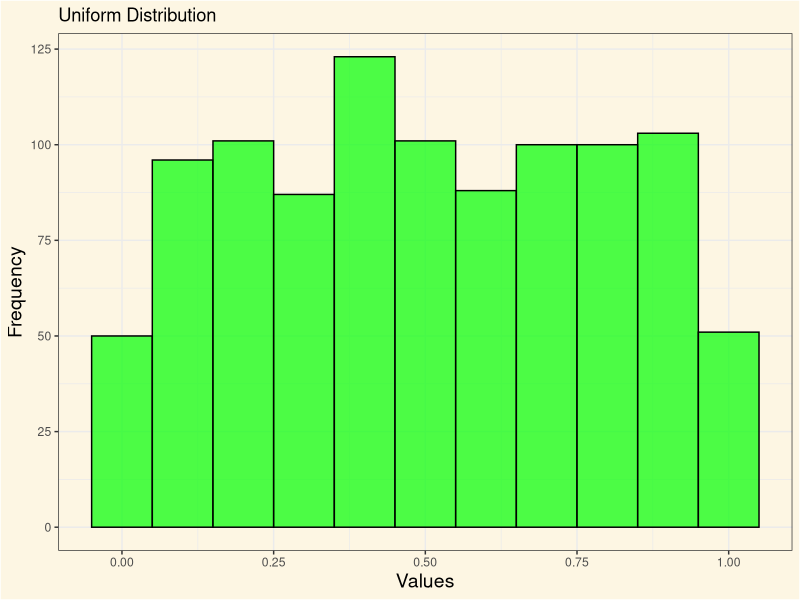
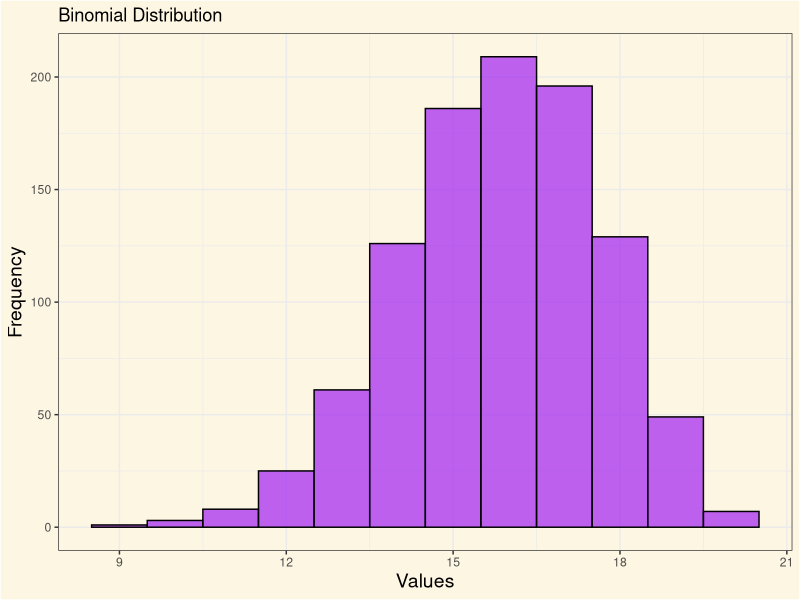
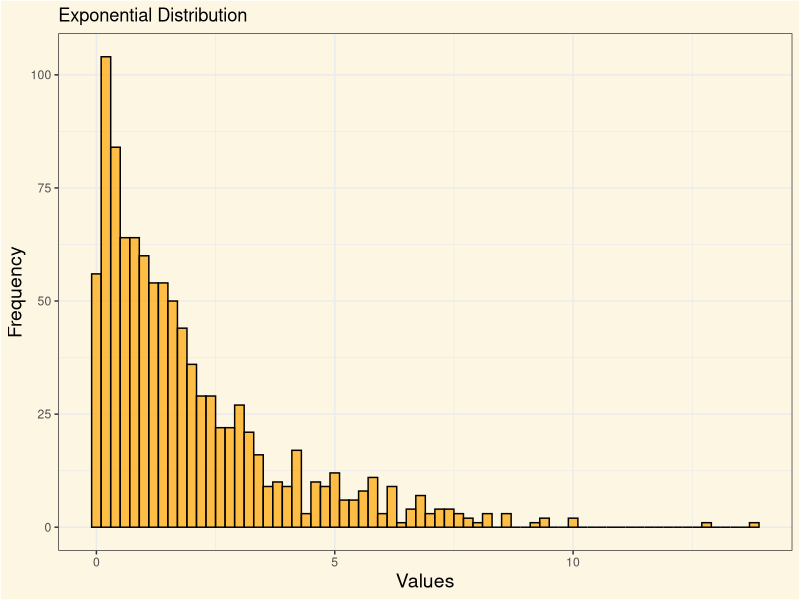
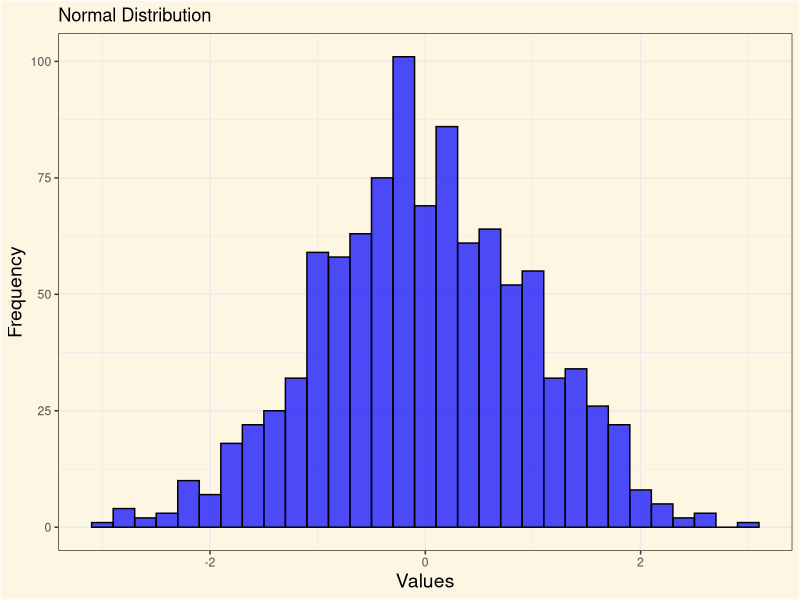
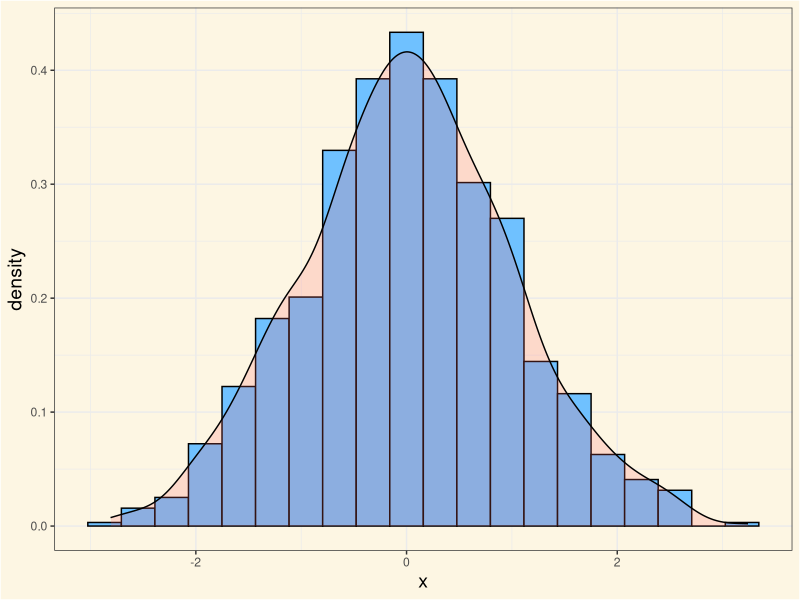

These charts were generated, in order, by the following R code:
## ---- chunk 1
#| label: theme-set
#| eval: true
library(tidyverse)
library(palmerpenguins)

simple_theme <- theme_bw() +
  theme(
    plot.background = element_rect(fill = "#FDF6E3"),
    panel.background = element_rect(fill = "#FDF6E3"),
    legend.background = element_rect(fill = "#FDF6E3"),
    legend.position = "top",
    axis.title = element_text(size = 14)
  )

theme_set(simple_theme)
## ---- chunk 2
#| eval: true
library(palmerpenguins)
## ---- chunk 3
#| echo: true
new_mean <- function(x) {
  sum(x) / length(x)
}
## ---- chunk 4
#| label: sample_mean
#| echo: true
#| eval: true
#| fig-align: center
new_mean(penguins$year)
## ---- chunk 5
#| label: mean
#| echo: true
#| eval: true
#| fig-align: center
mean(penguins$year, na.rm = TRUE)
## ---- chunk 6
#| label: new-median-function
#| echo: true
#| eval: true
#| fig-align: center

new_median <- function(x) {
  if (length(x) %% 2 != 0) {        #<1>
    sort(x)[ceiling(length(x) / 2)] #<2>
  } else {
    (sort(x)[length(x) / 2] + sort(x)[(length(x) / 2) + 1]) / 2 #<3>
  }
}
## ---- chunk 7
#| label: new-median
#| echo: true
#| eval: true
#| fig-align: center
new_median(penguins$body_mass_g)
## ---- chunk 8
#| label: median
#| echo: true
#| eval: true
#| fig-align: center
median(penguins$body_mass_g, na.rm = TRUE)
## ---- chunk 9
#| label: variance
#| echo: true
#| eval: true
#| fig-align: center
var(penguins$body_mass_g, na.rm = TRUE)
## ---- chunk 10
#| label: sd
#| echo: true
#| eval: true
#| fig-align: center
sd(penguins$body_mass_g, na.rm = TRUE)
## ---- chunk 11
#| label: cv-function
#| echo: true
#| eval: true
#| fig-align: center
cv <- function(x, na.rm = TRUE) {
  (sd(x, na.rm = TRUE) / mean(x, na.rm = TRUE)) * 100
}
## ---- chunk 12
#| label: cv
#| echo: true
#| eval: true
#| fig-align: center
cv(penguins$body_mass_g, na.rm = TRUE)
## ---- chunk 13
#| echo: true
library(dplyr)
## ---- chunk 14
#| label: summary-01
#| echo: true
#| eval: true
#| fig-align: center
#| output-location: default
penguins |>
  group_by(species)
## ---- chunk 15
#| label: summary-02
#| echo: true
#| eval: true
#| fig-align: center
#| output-location: default
penguins |>
  group_by(species) |>
  summarise(
    mean_body_mass_g = mean(body_mass_g, na.rm = TRUE)
  )
## ---- chunk 16
#| label: summary-03
#| echo: true
#| eval: true
#| fig-align: center
#| output-location: default
penguins |>
  group_by(species) |>
  summarise(
    mean_body_mass_g = mean(body_mass_g, na.rm = TRUE),
    variance_body_mass_g = var(body_mass_g, na.rm = TRUE)
  )

## ---- chunk 17
#| label: summary-04
#| echo: true
#| eval: true
#| fig-align: center
#| output-location: default
penguins |>
  group_by(species) |>
  summarise(
    mean_body_mass_g = mean(body_mass_g, na.rm = TRUE),
    variance_body_mass_g = var(body_mass_g, na.rm = TRUE),
    std_dev_body_mass_g = sd(body_mass_g, na.rm = TRUE)
  )
## ---- chunk 18
#| label: summary-05
#| echo: true
#| eval: true
#| fig-align: center
#| output-location: default
penguins |>
  group_by(species) |>
  summarise(
    mean_body_mass_g = mean(body_mass_g, na.rm = TRUE),
    variance_body_mass_g = var(body_mass_g, na.rm = TRUE),
    std_dev_body_mass_g = sd(body_mass_g, na.rm = TRUE),
    cv_body_mass_g = cv(body_mass_g, na.rm = TRUE)
  )
## ---- chunk 19
#| label: summary-all-solutions
#| echo: true
#| eval: true
allsummaries <- penguins |>
  summarise(
    .by = species,
    across(
      where(is.numeric),
      list(
        mean_calc = \(x) (mean(x, na.rm = TRUE)),
        median_calc = \(x) (median(x, na.rm = TRUE)),
        sd_calc = \(x) (sd(x, na.rm = TRUE)),
        cv_calc = \(x) (cv(x, na.rm = TRUE))
      ),
      .names = "{.fn}_{.col}"
    )
  )

## ---- chunk 20
allsummaries
## ---- chunk 21
#| label: dist01
#| echo: true
#| output-location: column-fragment

dfuniform <- runif(1000, min = 0, max = 1)

ggplot(data.frame(x = dfuniform), aes(x)) +
  geom_histogram(
    binwidth = 0.1,
    fill = "green",
    color = "black",
    alpha = 0.7
  ) +
  labs(
    title = "Uniform Distribution",
    x = "Values",
    y = "Frequency"
  )
## ---- chunk 22
#| label: dist03
#| echo: true
#| output-location: column-fragment

dfbin <- rbinom(1000, size = 20, prob = 0.8)

ggplot(data.frame(x = dfbin), aes(x)) +
  geom_histogram(
    binwidth = 1,
    fill = "purple",
    color = "black",
    alpha = 0.7
  ) +
  labs(
    title = "Binomial Distribution",
    x = "Values",
    y = "Frequency"
  )
## ---- chunk 23
#| label: dist02
#| echo: true
#| output-location: column-fragment
dfexp <- rexp(1000, rate = 0.5)

ggplot(data.frame(x = dfexp), aes(x)) +
  geom_histogram(
    binwidth = 0.2,
    fill = "orange",
    color = "black",
    alpha = 0.7
  ) +
  labs(
    title = "Exponential Distribution",
    x = "Values",
    y = "Frequency"
  )
## ---- chunk 24
#| label: dist04
#| echo: true
#| output-location: column-fragment

dfnormal <- rnorm(1000, mean = 0, sd = 1)

ggplot(data.frame(x = dfnormal), aes(x)) +
  geom_histogram(
    binwidth = 0.2,
    fill = "blue",
    color = "black",
    alpha = 0.7
  ) +
  labs(
    title = "Normal Distribution",
    x = "Values",
    y = "Frequency"
  )
## ---- chunk 25
#| label: 03-density
#| echo: true
#| eval: true
#| fig-align: center
#| code-fold: true
#| include: false
set.seed(123)

normal <- data.frame(x = rnorm(1000, 0, 1))

ggplot(normal, aes(x = x)) +
  geom_histogram(
    aes(y = after_stat(density)),
    color = "black",
    fill = "#6FC1FF",
    bins = 20
  ) +
  geom_density(alpha = .2, fill = "#FF6666")
## ---- chunk 26
#| label: pnorm
#| echo: true
#| eval: true
#| fig-align: center
#| output-location: fragment
pnorm(40, mean = 38.8, sd = 2.6)
